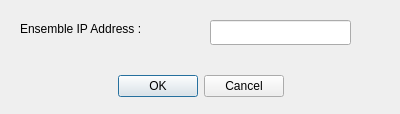
<?xml version="1.0" encoding="UTF-8"?>
<ui version="4.0">
 <class>CDialogConnect</class>
 <widget class="QDialog" name="CDialogConnect">
  <property name="geometry">
   <rect>
    <x>0</x>
    <y>0</y>
    <width>400</width>
    <height>114</height>
   </rect>
  </property>
  <property name="windowTitle">
   <string>CONNECT</string>
  </property>
  <property name="modal">
   <bool>true</bool>
  </property>
  <widget class="QDialogButtonBox" name="buttonBox">
   <property name="geometry">
    <rect>
     <x>10</x>
     <y>70</y>
     <width>381</width>
     <height>32</height>
    </rect>
   </property>
   <property name="orientation">
    <enum>Qt::Horizontal</enum>
   </property>
   <property name="standardButtons">
    <set>QDialogButtonBox::Cancel|QDialogButtonBox::Ok</set>
   </property>
   <property name="centerButtons">
    <bool>true</bool>
   </property>
  </widget>
  <widget class="QLineEdit" name="lineEdit_ip_address">
   <property name="geometry">
    <rect>
     <x>210</x>
     <y>20</y>
     <width>141</width>
     <height>25</height>
    </rect>
   </property>
   <property name="maxLength">
    <number>12</number>
   </property>
   <property name="alignment">
    <set>Qt::AlignCenter</set>
   </property>
  </widget>
  <widget class="QLabel" name="label">
   <property name="geometry">
    <rect>
     <x>20</x>
     <y>20</y>
     <width>151</width>
     <height>17</height>
    </rect>
   </property>
   <property name="text">
    <string>Ensemble IP Address :</string>
   </property>
  </widget>
 </widget>
 <resources/>
 <connections>
  <connection>
   <sender>buttonBox</sender>
   <signal>accepted()</signal>
   <receiver>CDialogConnect</receiver>
   <slot>accept()</slot>
   <hints>
    <hint type="sourcelabel">
     <x>248</x>
     <y>254</y>
    </hint>
    <hint type="destinationlabel">
     <x>157</x>
     <y>274</y>
    </hint>
   </hints>
  </connection>
  <connection>
   <sender>buttonBox</sender>
   <signal>rejected()</signal>
   <receiver>CDialogConnect</receiver>
   <slot>reject()</slot>
   <hints>
    <hint type="sourcelabel">
     <x>316</x>
     <y>260</y>
    </hint>
    <hint type="destinationlabel">
     <x>286</x>
     <y>274</y>
    </hint>
   </hints>
  </connection>
 </connections>
</ui>
